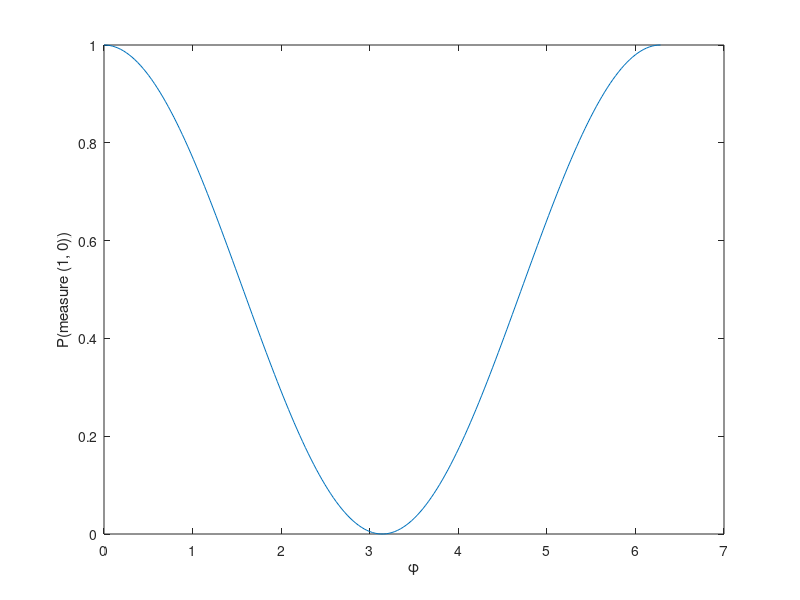

Recreate this plot in MATLAB.
H = [1 1; 1 -1] / sqrt(2);
[isequal(H, H'), norm(H'*H - eye(2)) < 1e-12, norm(H*H - eye(2)) < 1e-12]
phis = linspace(0, 2*pi, 200);
p0 = zeros(size(phis));
for k = 1:numel(phis)
    phase = diag([1, exp(1i * phis(k))]);
    psi = H * phase * H * [1; 0];
    p0(k) = abs(psi(1))^2;
end
figure; plot(phis, p0)
xlabel('\phi'); ylabel('P(measure (1, 0))')
